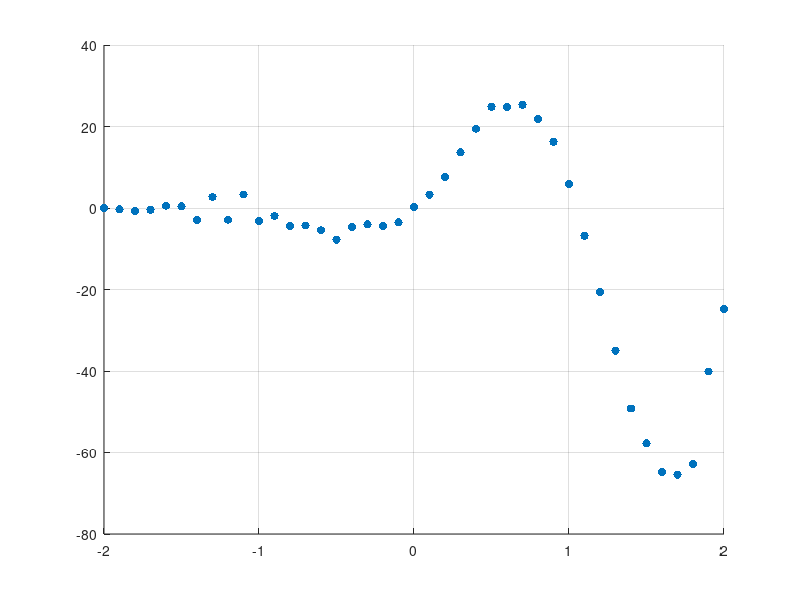

Source code (MATLAB): (Note: this script raises an error after producing the figure.)
% https://www.macalester.edu/~kaplan/Resampling/PDF/regress.pdf
x = [-2.000000 -1.900000 -1.800000 -1.700000 -1.600000 -1.500000 -1.400000 -1.300000 -1.200000 -1.100000 -1.000000 -0.900000 -0.800000 -0.700000 -0.600000 -0.500000 -0.400000 -0.300000 -0.200000 -0.100000 0.000000 0.100000 0.200000 0.300000 0.400000 0.500000 0.600000 0.700000 0.800000 0.900000 1.000000 1.100000 1.200000 1.300000 1.400000 1.500000 1.600000 1.700000 1.800000 1.900000 2.000000];
y = [-0.036478 -0.300231 -0.665227 -0.448739 0.572629 0.415652 -2.928039 2.710479 -2.864644 3.305898 -3.225060 -1.950364 -4.409246 -4.302238 -5.498972 -7.791506 -4.601402 -4.015633 -4.410198 -3.499420 0.223196 3.270602 7.536747 13.635946 19.478865 24.806730 24.817750 25.305840 21.828090 16.229010 5.844848 -6.852843 -20.597440 -34.986570 -49.198010 -57.770910 -64.804890 -65.408150 -62.758860 -40.126840 -24.723520];

hold on
    % Исходные точки
    scatter(x,y,'filled'); grid on;
    % Робастная 
    brob = robustfit(x',y');
    plot(x,brob(1)+brob(2)*x,'g','LineWidth',2)
    % Регрессия
    bls = regress(y',[ones(41,1) x']);
    plot(x,bls(1)+bls(2)*x,'r','LineWidth',2);
    % Полиномиальная
    p = polyfit(x', y', 1);
    y1 = polyval(p, x);
    plot(x, y1, 'b--', 'LineWidth', 2);
    % Ридж
    k = min(x):0.01:max(x);
    rid = ridge(y', x', k);
    plot(k, rid, 'k--', 'LineWidth', 1);
    legend('Исходные данные','Робастная аппроксимация','Регрессия (R -Square)', 'Полиномиальная (со степенью 1)', 'Ридж-регрессия')
hold off